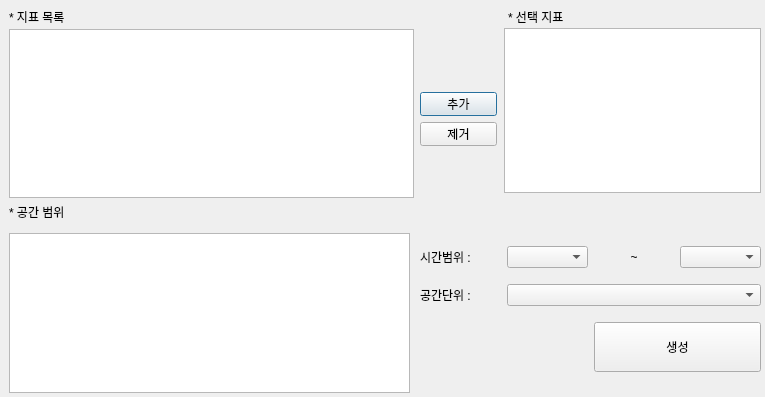
<?xml version="1.0" encoding="UTF-8"?>
<ui version="4.0">
 <class>frmCreateMDADataset</class>
 <widget class="QDialog" name="frmCreateMDADataset">
  <property name="geometry">
   <rect>
    <x>0</x>
    <y>0</y>
    <width>765</width>
    <height>397</height>
   </rect>
  </property>
  <property name="sizePolicy">
   <sizepolicy hsizetype="Fixed" vsizetype="Fixed">
    <horstretch>0</horstretch>
    <verstretch>0</verstretch>
   </sizepolicy>
  </property>
  <property name="maximumSize">
   <size>
    <width>765</width>
    <height>397</height>
   </size>
  </property>
  <property name="windowTitle">
   <string>시계열 다차원 데이터셋 생성</string>
  </property>
  <widget class="QTableWidget" name="tbSelItem">
   <property name="geometry">
    <rect>
     <x>504</x>
     <y>28</y>
     <width>257</width>
     <height>165</height>
    </rect>
   </property>
   <property name="layoutDirection">
    <enum>Qt::LeftToRight</enum>
   </property>
   <property name="selectionMode">
    <enum>QAbstractItemView::SingleSelection</enum>
   </property>
   <property name="selectionBehavior">
    <enum>QAbstractItemView::SelectRows</enum>
   </property>
  </widget>
  <widget class="QLabel" name="label_5">
   <property name="geometry">
    <rect>
     <x>9</x>
     <y>9</y>
     <width>62</width>
     <height>16</height>
    </rect>
   </property>
   <property name="text">
    <string>* 지표 목록</string>
   </property>
  </widget>
  <widget class="QLabel" name="label">
   <property name="geometry">
    <rect>
     <x>9</x>
     <y>204</y>
     <width>86</width>
     <height>16</height>
    </rect>
   </property>
   <property name="text">
    <string>* 공간 범위</string>
   </property>
  </widget>
  <widget class="QTableWidget" name="tbItem">
   <property name="geometry">
    <rect>
     <x>9</x>
     <y>29</y>
     <width>405</width>
     <height>169</height>
    </rect>
   </property>
   <property name="selectionMode">
    <enum>QAbstractItemView::ExtendedSelection</enum>
   </property>
   <property name="selectionBehavior">
    <enum>QAbstractItemView::SelectRows</enum>
   </property>
  </widget>
  <widget class="QLabel" name="label_6">
   <property name="geometry">
    <rect>
     <x>508</x>
     <y>9</y>
     <width>62</width>
     <height>16</height>
    </rect>
   </property>
   <property name="text">
    <string>* 선택 지표</string>
   </property>
  </widget>
  <widget class="QTableWidget" name="tbSid">
   <property name="geometry">
    <rect>
     <x>9</x>
     <y>233</y>
     <width>401</width>
     <height>160</height>
    </rect>
   </property>
   <property name="selectionBehavior">
    <enum>QAbstractItemView::SelectRows</enum>
   </property>
  </widget>
  <widget class="QWidget" name="layoutWidget">
   <property name="geometry">
    <rect>
     <x>420</x>
     <y>92</y>
     <width>77</width>
     <height>54</height>
    </rect>
   </property>
   <layout class="QGridLayout" name="gridLayout_3">
    <item row="0" column="0">
     <widget class="QPushButton" name="btnAdd">
      <property name="text">
       <string>추가</string>
      </property>
     </widget>
    </item>
    <item row="1" column="0">
     <widget class="QPushButton" name="btnDel">
      <property name="text">
       <string>제거</string>
      </property>
     </widget>
    </item>
   </layout>
  </widget>
  <widget class="QWidget" name="layoutWidget">
   <property name="geometry">
    <rect>
     <x>420</x>
     <y>236</y>
     <width>341</width>
     <height>149</height>
    </rect>
   </property>
   <layout class="QGridLayout" name="gridLayout_2">
    <item row="0" column="0">
     <widget class="QLabel" name="label_2">
      <property name="text">
       <string>시간범위 :</string>
      </property>
     </widget>
    </item>
    <item row="0" column="1">
     <widget class="QComboBox" name="cboSyear"/>
    </item>
    <item row="0" column="3">
     <widget class="QComboBox" name="cboEyear"/>
    </item>
    <item row="0" column="2">
     <widget class="QLabel" name="label_4">
      <property name="layoutDirection">
       <enum>Qt::LeftToRight</enum>
      </property>
      <property name="text">
       <string>~</string>
      </property>
      <property name="alignment">
       <set>Qt::AlignCenter</set>
      </property>
     </widget>
    </item>
    <item row="1" column="0">
     <widget class="QLabel" name="label_3">
      <property name="text">
       <string>공간단위 :</string>
      </property>
     </widget>
    </item>
    <item row="2" column="2" colspan="2">
     <widget class="QPushButton" name="btnOk">
      <property name="maximumSize">
       <size>
        <width>16777215</width>
        <height>50</height>
       </size>
      </property>
      <property name="layoutDirection">
       <enum>Qt::LeftToRight</enum>
      </property>
      <property name="text">
       <string>생성</string>
      </property>
     </widget>
    </item>
    <item row="1" column="1" colspan="3">
     <widget class="QComboBox" name="cboLevel"/>
    </item>
   </layout>
  </widget>
 </widget>
 <tabstops>
  <tabstop>tbItem</tabstop>
  <tabstop>btnAdd</tabstop>
  <tabstop>btnDel</tabstop>
  <tabstop>tbSelItem</tabstop>
  <tabstop>tbSid</tabstop>
  <tabstop>cboSyear</tabstop>
  <tabstop>cboEyear</tabstop>
  <tabstop>cboLevel</tabstop>
  <tabstop>btnOk</tabstop>
 </tabstops>
 <resources/>
 <connections/>
</ui>
